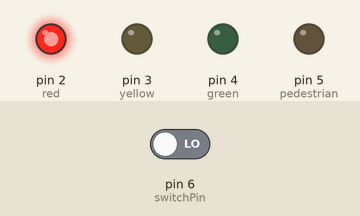
A sketch run on a simulated Arduino Uno, built with avr-gcc and run on an emulated ATmega328P. Parts: output pins drawn as LEDs (lit = HIGH). Dashed ring = blinking. The test bench sets the inputs (shaded band); at power-on: pin 6 (switchPin) LOW.

Above: at 14.8 s.
14.9 s: pin 6 (switchPin) driven HIGH
At 18.3 s:
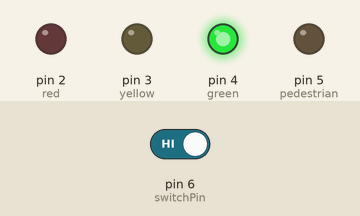
At 21.4 s:
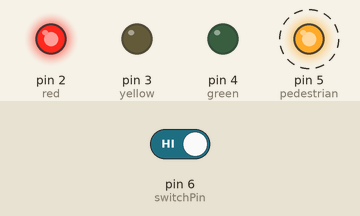
24.5 s: pin 6 (switchPin) driven LOW
At 29.8 s:
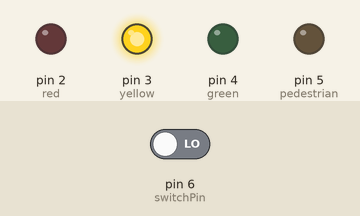
Timing chart, 0 to 40.5 s (numbered marks = the images above; inputs shaded):
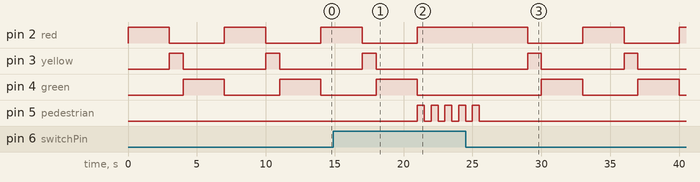

Measured:
- after the input at 14.9 s, pin 2 (red): goes on until 21.0 s, then stays HIGH; pin 3 (yellow): goes on until 18.0 s, then stays LOW; pin 5 (pedestrian): alternates HIGH for 0.50 s and LOW for 0.50 s, starting after 6.1 s
- after the input at 24.5 s, pin 2 (red): alternates HIGH for 3.0 s and LOW for 4.0 s, starting after 4.5 s; pin 3 (yellow): alternates HIGH for 1.0 s and LOW for 6.0 s, starting after 4.5 s; pin 4 (green): alternates HIGH for 3.0 s and LOW for 4.0 s, starting after 5.5 s; pin 5 (pedestrian): goes on until 25.5 s, then stays LOW
- by itself, pin 2 (red), pin 4 (green): alternates HIGH for 3.0 s and LOW for 4.0 s
- by itself, pin 3 (yellow): alternates HIGH for 1.0 s and LOW for 6.0 s

The sketch:

program3.ino
```cpp
// Connect 3 led red yellow and green which should be looped again and again until a switch is on , if the switch is on then the should be 4 the switch with should blink
// Consider this a traffic system and the 4th  light is light for pedestrian and during that time the red light should on


int red = 2;
int yellow = 3;
int green = 4;
int pedestrian = 5;   // Pedestrian light
int switchPin = 6;    // Switch pin

void setup() {
  pinMode(red, OUTPUT);
  pinMode(yellow, OUTPUT);
  pinMode(green, OUTPUT);
  pinMode(pedestrian, OUTPUT);
  pinMode(switchPin, INPUT);
}

void loop() {
  if (digitalRead(switchPin) == HIGH) {
    // Pedestrian mode
    digitalWrite(red, HIGH);      // Red ON during pedestrian crossing
    digitalWrite(yellow, LOW);
    digitalWrite(green, LOW);

    // Blink pedestrian light 5 times
    for (int i = 0; i < 5; i++) {
      digitalWrite(pedestrian, HIGH);
      delay(500);
      digitalWrite(pedestrian, LOW);
      delay(500);
    }
  } else {
    // Normal traffic cycle
    digitalWrite(red, HIGH);
    delay(3000);
    digitalWrite(red, LOW);

    digitalWrite(yellow, HIGH);
    delay(1000);
    digitalWrite(yellow, LOW);

    digitalWrite(green, HIGH);
    delay(3000);
    digitalWrite(green, LOW);
  }
}
```
